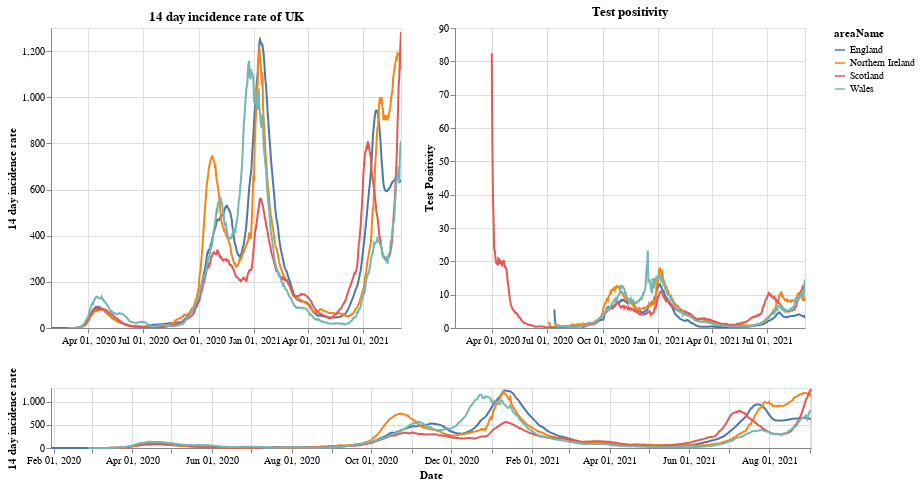

Notebook code cell kept with this figure:
### Markdown cell above
# Plots

First a plot with each country in the UK. The top right shows the positivity rate for (which is the percentage of registered tests which were positive) while the top left is the 14 day incidence rate. The bottom chart can be used to select the timeframe (does not work on a mobile device).

### Code cell
#collapse
brush = alt.selection(type='interval', name='DateBrush',encodings=['x'],fields=['Time'])
leg_selection = alt.selection_multi(fields=['areaName'], bind='legend')

base = alt.Chart(uk_cases).mark_line().encode(
    x=alt.X("yearmonthdate(date):T", axis=alt.Axis(title='Date')),
    y=alt.Y("twoWeeklyCasesRate:Q", axis=alt.Axis(title='14 day incidence rate')),
    tooltip=['areaName', 'date','twoWeeklyCasesRate', 'testPositivity'],
    color='areaName',
    opacity=alt.condition(leg_selection, alt.value(2), alt.value(0.1))
).add_selection(leg_selection).properties(width=350)

upper = base.encode(alt.X('yearmonthdate(date):T', axis=alt.Axis(title=''),
                         scale=alt.Scale(domain=brush))
                   ).properties(title=f'14 day incidence rate of UK')
upper_right = upper.encode(alt.Y('testPositivity:Q', axis=alt.Axis(title='Test Positivity'))).properties(title='Test positivity')
lower = base.properties(height=60, width = 760).add_selection(brush)

(upper | upper_right) & lower

### Figure 1 — Vega-Lite specification as saved in the notebook (floating-point values rounded to 4 significant figures; data arrays with more than 128 entries replaced by an {"elided": "..."} marker saying what was removed)
{"config": {"view": {"continuousWidth": 400, "continuousHeight": 300}}, "vconcat": [{"hconcat": [{"mark": "line", "encoding": {"color": {"type": "nominal", "field": "areaName"}, "opacity": {"condition": {"value": 2, "selection": "selector001"}, "value": 0.1}, "tooltip": [{"type": "nominal", "field": "areaName"}, {"type": "temporal", "field": "date"}, {"type": "quantitative", "field": "twoWeeklyCasesRate"}, {"type": "quantitative", "field": "testPositivity"}], "x": {"type": "temporal", "axis": {"title": ""}, "field": "date", "scale": {"domain": {"selection": "DateBrush"}}, "timeUnit": "yearmonthdate"}, "y": {"type": "quantitative", "axis": {"title": "14 day incidence rate"}, "field": "twoWeeklyCasesRate"}}, "selection": {"selector001": {"type": "multi", "fields": ["areaName"], "bind": "legend"}}, "title": "14 day incidence rate of UK", "width": 350}, {"mark": "line", "encoding": {"color": {"type": "nominal", "field": "areaName"}, "opacity": {"condition": {"value": 2, "selection": "selector001"}, "value": 0.1}, "tooltip": [{"type": "nominal", "field": "areaName"}, {"type": "temporal", "field": "date"}, {"type": "quantitative", "field": "twoWeeklyCasesRate"}, {"type": "quantitative", "field": "testPositivity"}], "x": {"type": "temporal", "axis": {"title": ""}, "field": "date", "scale": {"domain": {"selection": "DateBrush"}}, "timeUnit": "yearmonthdate"}, "y": {"type": "quantitative", "axis": {"title": "Test Positivity"}, "field": "testPositivity"}}, "selection": {"selector001": {"type": "multi", "fields": ["areaName"], "bind": "legend"}}, "title": "Test positivity", "width": 350}]}, {"mark": "line", "encoding": {"color": {"type": "nominal", "field": "areaName"}, "opacity": {"condition": {"value": 2, "selection": "selector001"}, "value": 0.1}, "tooltip": [{"type": "nominal", "field": "areaName"}, {"type": "temporal", "field": "date"}, {"type": "quantitative", "field": "twoWeeklyCasesRate"}, {"type": "quantitative", "field": "testPositivity"}], "x": {"type": "temporal", "axis": {"title": "Date"}, "field": "date", "timeUnit": "yearmonthdate"}, "y": {"type": "quantitative", "axis": {"title": "14 day incidence rate"}, "field": "twoWeeklyCasesRate"}}, "height": 60, "selection": {"selector001": {"type": "multi", "fields": ["areaName"], "bind": "legend"}, "DateBrush": {"type": "interval", "encodings": ["x"], "fields": ["Time"]}}, "width": 760}], "data": {"name": "data-52a89f037b1a52c99ad51304f34513f1"}, "$schema": "https://vega.github.io/schema/vega-lite/v4.8.1.json", "datasets": {"data-52a89f037b1a52c99ad51304f34513f1": {"elided": "2236 records"}}}
